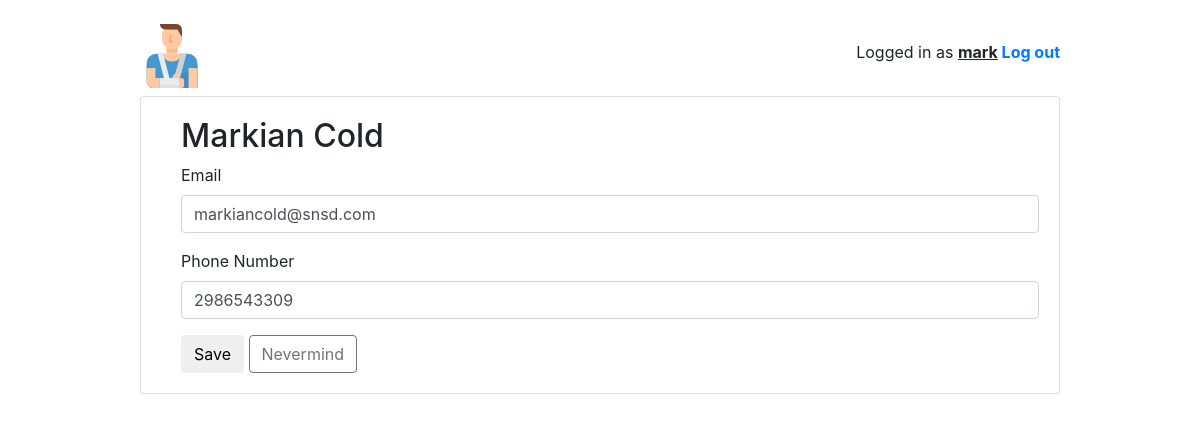
The page /home/patient/pro/profile/1/edit/1 (signed in) on the database its author committed.
### home/models.py (models this page shows, shortened)
class User(AbstractUser):
    is_patient = models.BooleanField(default=False)
    is_doctor = models.BooleanField(default=False)
    is_pharmacist = models.BooleanField(default=False)

class Patient(models.Model):
    GENDER_CHOICES = [('M', 'Male'), ('F', 'Female')]
    user = models.OneToOneField(User, on_delete=models.CASCADE)
    ssn = models.IntegerField('SSN', blank=False, primary_key=True)
    first_name = models.CharField('First Name', max_length=50, blank=False)
    last_name = models.CharField('Last Name', max_length=50, blank=False)
    email = models.EmailField('Email', max_length=40, blank=True, null=True, unique=True)
    gender = models.CharField(max_length=3, choices=GENDER_CHOICES, default='M')
    phone = models.IntegerField('Phone Number', blank=True, null=True)
    class Meta:
        ordering = ['ssn']

### home/views/patient.py (the view, shortened to what this page needs)
# urls.py: path('pro/profile/<int:pk>/edit/<int:ppk>', patient.PatientProfileUpdateView.as_view(), name='patient_edit'),
@method_decorator([login_required, patient_required], name='dispatch')
class PatientProfileUpdateView(UpdateView):
    model = Patient
    fields = ('email','phone',)
    template_name = 'home/patient/patient_edit.html'
    pk_url_kwarg = 'ppk'
    def get_queryset(self):
        return Patient.objects.filter(ssn=self.request.user.patient.ssn)

### home/templates/home/patient/patient_edit.html (shortened to what this page needs)
<!DOCTYPE html>
{% extends "base.html" %}
{% load crispy_forms_tags %}
{% block content %}
<div style="margin-left:20px;">
    <h2>{{ user.first_name }} {{ user.last_name}}</h2>
    <form method="post" novalidate>
           {{form | crispy }}
           <button type="submit" class="btn btn-sucess">Save</button>
           <a href="{% url 'patient:patient_profile' user.patient.ssn %}" class="btn btn-outline-secondary" role="button">Nevermind</a>
       </form>
</div>
{% endblock %}

### templates/base.html (shortened to what this page needs)
<!DOCTYPE html>
{% load static %}
<html lang="en">
<head>
    <link rel="stylesheet" href="https://maxcdn.bootstrapcdn.com/bootstrap/4.0.0/css/bootstrap.min.css">
    <link rel="stylesheet" type="text/css" href="{% static 'vendor/fontello-2f186091/css/fontello.css' %}">
    <link rel="stylesheet" type="text/css" href="{% static 'css/app.css' %}">
    {% if user.is_authenticated and user.is_patient %}
        <link rel="stylesheet" type="text/css" href="{% static 'css/patients.css' %}">
    {% elif user.is_authenticated and user.is_doctor %}
        <link rel="stylesheet" type="text/css" href="{% static 'css/doctors.css' %}">
    {% elif user.is_authenticated and user.is_pharmacist %}
        <link rel="stylesheet" type="text/css" href="{% static 'css/pharmacist.css' %}">
    {% else %}
        <link rel="stylesheet" type="text/css" href="{% static 'css/all.css' %}">
    {% endif %}
</head>
<body>
<div class="container my-4">
  <div class="row justify-content-center">
    <div class="col-md-10 col-sm-12">
      <div class="row">
        <div class="col-6">
            {% if user.is_authenticated and user.is_doctor %}
                <h1 class="logo"><a href="{% url 'index' %}"><img src="{% static 'images/doctor.png' %}"></a></h1>
            {% elif user.is_authenticated and user.is_patient %}
                <h1 class="logo"><a href="{% url 'index' %}"><img src="{% static 'images/patient.png' %}"></a></h1>
            {% elif user.is_authenticated and user.is_pharmacist %}
                <h1 class="logo"><a href="{% url 'index' %}"><img src="{% static 'images/phar.png' %}"></a></h1>
            {% else %}
                <h1 class="logo"><a href="{% url 'index' %}"><img src="{% static 'images/medical-history.png' %}"></a></h1>
            {% endif %}
        </div>
        <div class="col-6 text-right">
          {% if user.is_authenticated %}
            <p class="pt-3">Logged in as <strong><u>{{ user.username }}</u> <a href="{% url 'logout' %}">Log out</a></strong></p>
          {% else %}
            <a href="{% url 'login' %}" class="btn btn-light" role="button">Log in</a>
            <a href="{% url 'signup' %}" class="btn btn-primary" role="button">Sign up</a>
          {% endif %}
        </div>
      </div>
      <div class="card mb-3">
        <div class="card-body">
          {% block content %}
          {% endblock %}
        </div>
      </div>
    </div>
  </div>
</div>
</body>
</html>

### home/static/css/app.css (style rules this page uses)
.logo { font-family: 'Clicker Script', cursive; }
.logo a { color: #212529; text-decoration: none; }

### home/static/css/patients.css (style rules this page uses)
body { background-image: url( http://api.thumbr.it/whitenoise-361x370.png?); }

### rows shown on the page
User: username "mark", first_name "Markian", last_name "Cold"
Patient: email "markiancold@snsd.com", phone "2986543309"
